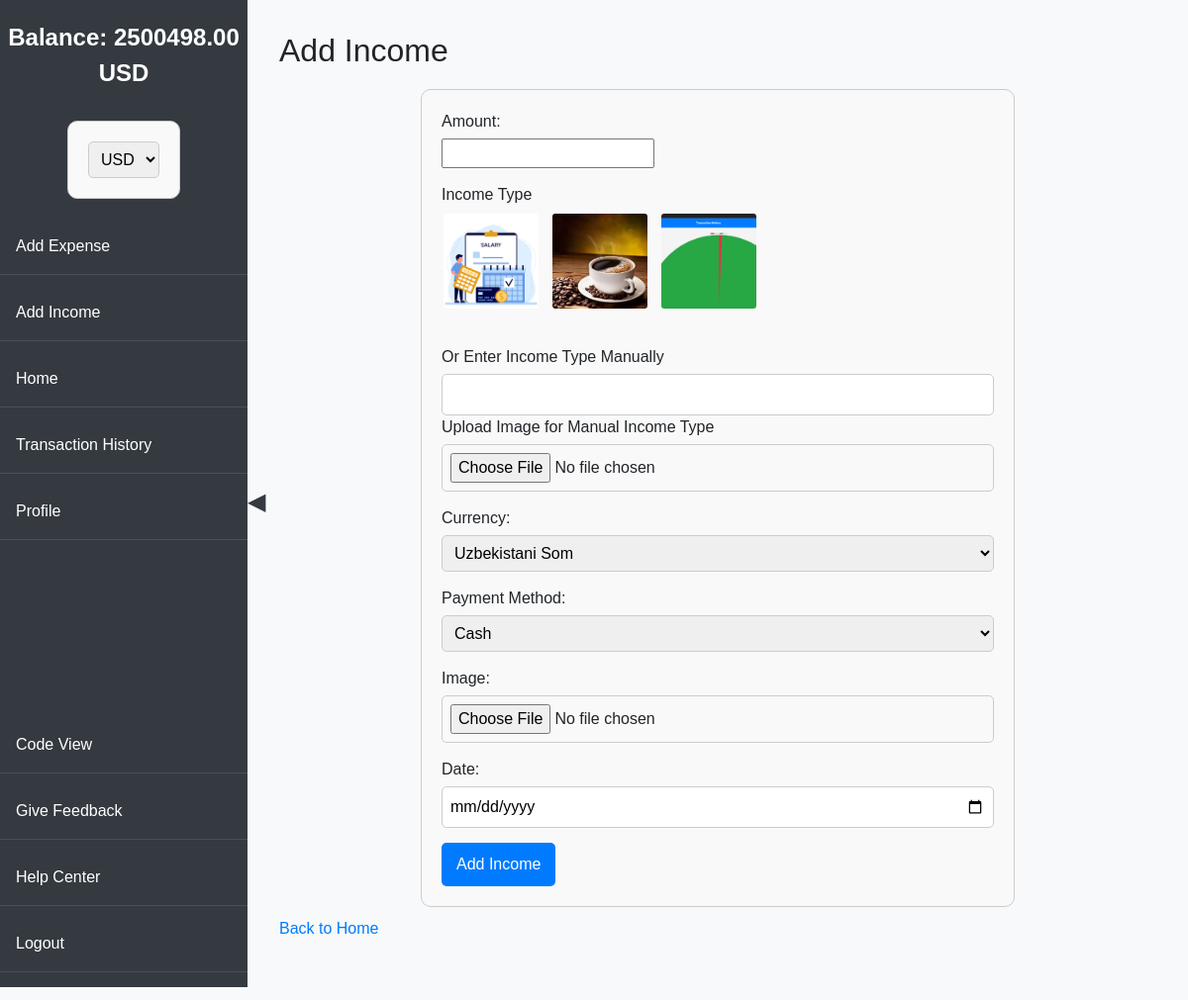
Screenshot of /add_income/ (signed in) with the database file from the repository.
### history/models.py (models this page shows, shortened)
class AccountBalance(models.Model):
    user = models.OneToOneField(User, on_delete=models.CASCADE)
    balance = models.DecimalField(max_digits=10, decimal_places=2, default=0.00)
    wallet_type = models.CharField(max_length=50, default='default')

class IncomeType(models.Model):
    name = models.CharField(max_length=255)
    image = models.ImageField(upload_to='income_types/', null=True, blank=True)

### history/views.py (the view)
# urls.py: path('add_income/', views.add_income, name='add_income'),
@login_required
def add_income(request):
    selected_currency = get_selected_currency(request)
    if request.method == 'POST':
        form = IncomeForm(request.POST, request.FILES)
        if form.is_valid():
            income = form.save(commit=False)
            manual_income_type = form.cleaned_data.get('manual_income_type')
            manual_income_image = form.cleaned_data.get('manual_income_image')
            if manual_income_type:
                income_type, created = IncomeType.objects.get_or_create(name=manual_income_type)
                if manual_income_image:
                    income_type.image = manual_income_image
                    income_type.save()
                income.income_type = income_type
            income.account_balance = AccountBalance.objects.get_or_create(user=request.user, wallet_type='default')[0]
            income_amount_in_uzs = convert_to_uzs(income.amount, income.currency)
            income.account_balance.balance += income_amount_in_uzs
            income.account_balance.save()
            income.save()
            messages.success(request, 'Income added successfully.')
            return redirect(f"{reverse('index')}?currency={selected_currency}")
        else:
            messages.error(request, 'There was an error with your form.')
    else:
        form = IncomeForm()
    income_types = IncomeType.objects.all()
    return render(request, 'history/add_income.html', {'form': form, 'income_types': income_types, 'currency': selected_currency})

### history/forms.py (shortened to what this page needs)
class IncomeForm(forms.ModelForm):
    manual_income_type = forms.CharField(required=False, label='Manual Income Type')
    manual_income_image = forms.ImageField(required=False, label='Image for Manual Income Type')
    date = forms.DateField(widget=forms.DateInput(attrs={'type': 'date'}))
    currency = forms.ChoiceField(choices=[
        ('UZS', 'Uzbekistani Som'),
        ('USD', 'US Dollar'),
        ('RUB', 'Russian Rouble')
    ])
    payment_method = forms.ChoiceField(choices=[
        ('cash', 'Cash'),
        ('card', 'Card'),
        ('crypto', 'Crypto')
    ])
    class Meta:
        model = Income
        fields = ['amount', 'income_type', 'manual_income_type', 'manual_income_image', 'image', 'date', 'currency', 'payment_method']

### history/context_processors.py (called while the page is built)
def account_balance(request):
    if request.user.is_authenticated:
        account_balance, created = AccountBalance.objects.get_or_create(user=request.user)
        return {'balance': account_balance.balance}
    return {}

### history/views.py (called while the page is built)
def get_selected_currency(request):
    return request.GET.get('currency', 'USD')

### templates/history/add_income.html (shortened to what this page needs)
{% extends 'base.html' %}
{% block content %}
<h1>Add Income</h1>
<form method="post" enctype="multipart/form-data" id="income-form">
    <div>
        {{ form.amount.label_tag }}
        {{ form.amount }}
    </div>
    <div>
        <label for="income_type">Income Type</label>
        <div id="income-type-images">
            {% for income_type in income_types %}
            <div class="income-type-option">
                <label for="income_type_{{ income_type.id }}">
                    {% if income_type.image %}
                    <img src="{{ income_type.image.url }}" alt="{{ income_type.name }}" title="{{ income_type.name }}">
                    {% else %}
                    <span>{{ income_type.name }}</span>
                    {% endif %}
                </label>
            </div>
            {% endfor %}
        </div>
        <div>
            <label for="manual_income_type">Or Enter Income Type Manually</label>
            {{ form.manual_income_type }}
            <label for="manual_income_image">Upload Image for Manual Income Type</label>
            {{ form.manual_income_image }}
        </div>
    </div>
    <div>
        <label for="currency">Currency:</label>
        {{ form.currency }}
    </div>
    <div>
        <label for="payment_method">Payment Method:</label>
        {{ form.payment_method }}
    </div>
    <div>
        {{ form.image.label_tag }}
        {{ form.image }}
    </div>
    <div>
        {{ form.date.label_tag }}
        {{ form.date }}
    </div>
    <button type="submit">Add Income</button>
</form>
<a href="{% url 'index' %}">Back to Home</a>
{% endblock %}

### templates/base.html (shortened to what this page needs)
<!DOCTYPE html>
<html lang="en">
<head>
    <link href="https://cdn.jsdelivr.net/npm/bootstrap@5.3.0/dist/css/bootstrap.min.css" rel="stylesheet">
    <link href="https://cdnjs.cloudflare.com/ajax/libs/animate.css/4.1.1/animate.min.css" rel="stylesheet">
</head>
<body>
    <div class="sidebar">
        <div class="balance">
            Balance: <span id="balance">{{ balance|floatformat:2 }} {{ currency }}</span>
        </div>
        <form method="get" action="{% url 'index' %}" class="currency-selector">
            <select name="currency" onchange="this.form.submit()">
                <option value="USD" {% if currency == 'USD' %}selected{% endif %}>USD</option>
            </select>
        </form>
        <a href="{% url 'add_expense' %}">Add Expense</a>
        <a href="{% url 'add_income' %}">Add Income</a>
        <a href="{% url 'index' %}">Home</a>
        <a href="{% url 'history' %}">Transaction History</a>
        <a href="{% url 'users:profile' %}">Profile</a>
        <div class="mt-auto w-100">
            <a href="https://github.com/AzizDev00/transactions_history" target="_blank">Code View</a>
            <a href="https://github.com/AzizDev00/transactions_history" target="_blank">Give Feedback</a>
            <a href="https://t.me/azizbek2308" target="_blank">Help Center</a>
            <a href="{% url 'users:logout' %}">Logout</a>
        </div>
    </div>
    <div class="sidebar-toggle" onclick="toggleSidebar()">&#9664;</div>
    <div class="content">
        <div class="transaction-history">
            {% block content %}{% endblock %}
        </div>
    </div>
</body>
</html>

### templates/base.html (style rules this page uses)
body { font-family: 'Arial', sans-serif; background-color: #f8f9fa; margin: 0; padding: 0; display: flex; flex-direction: column; }
.sidebar { width: 250px; background-color: #343a40; color: white; position: fixed; top: 0; bottom: 0; left: 0; z-index: 1000; display: flex; flex-direction: column; align-items: center; transition: transform 0.3s ease; }
.sidebar a { display: block; color: white; text-decoration: none; padding: 1em; width: 100%; text-align: left; border-bottom: 1px solid #495057; transition: background-color 0.3s; }
.content { margin-left: 250px; padding: 2em; flex-grow: 1; transition: margin-left 0.3s ease; }
.sidebar-toggle { position: absolute; top: 50%; left: 250px; transform: translateY(-50%); font-size: 24px; cursor: pointer; color: #343a40; z-index: 1001; }
.balance { font-size: 1.5em; font-weight: bold; margin: 20px 0; text-align: center; }
.currency-selector { margin: 10px 0; }

### templates/history/add_income.html (style rules this page uses)
h1 { font-size: 2em; margin-bottom: 20px; }
form { max-width: 600px; margin: 0 auto; padding: 20px; border: 1px solid #ccc; border-radius: 10px; background: #f9f9f9; }
div { margin-bottom: 15px; }
label { display: block; margin-bottom: 5px; }
input[type="text"], input[type="date"], input[type="file"], select { width: 100%; padding: 8px; box-sizing: border-box; border: 1px solid #ccc; border-radius: 5px; }
button { display: inline-block; padding: 10px 15px; font-size: 1em; color: #fff; background: #007bff; border: none; border-radius: 5px; cursor: pointer; }
a { display: inline-block; margin-top: 10px; text-decoration: none; color: #007bff; }
#income-type-images { display: flex; flex-wrap: wrap; gap: 10px; }
.income-type-option { display: inline-block; cursor: pointer; }
.income-type-option img { border: 2px solid transparent; border-radius: 5px; width: 100px; height: 100px; object-fit: cover; }

### rows the page displays
AccountBalance: balance "2500498.00"
IncomeType: image (picture)
IncomeType: image (picture)
IncomeType: image (picture)

### other values shown
{{ currency }} "USD"
